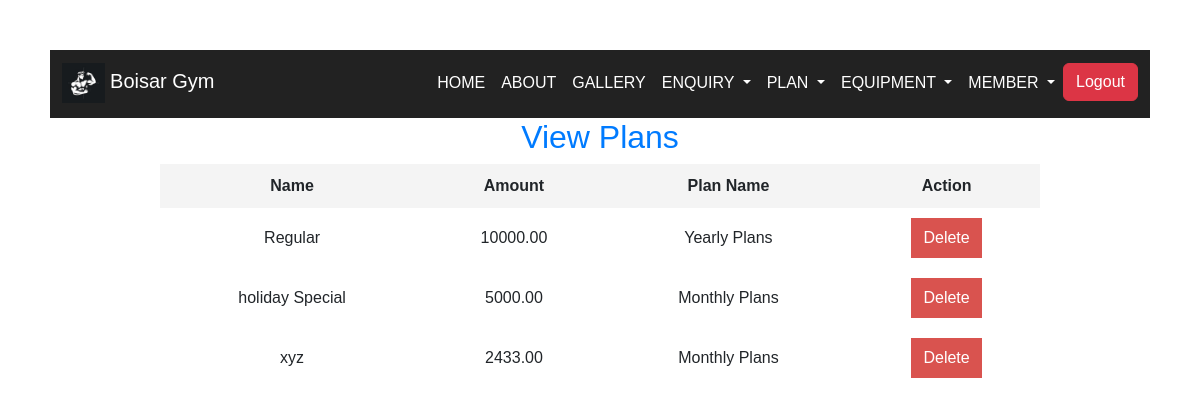
Screenshot of /view_plan/ (signed in) with the database file from the repository.
### project/models.py (models this page shows, shortened)
class add_Plan(models.Model):
    PLAN_CHOICES = [
        ('Yearly Plans', 'Yearly Plans'),
        ('Monthly Plans', 'Monthly Plans'),
    ]
    name = models.CharField(max_length=100)
    amount = models.DecimalField(max_digits=10, decimal_places=2)
    duration = models.CharField(max_length=50,choices=PLAN_CHOICES)

### project/views.py (the view)
# urls.py: path('view_plan/', views.view_plan, name='view_plan'),
@login_required(login_url="admin_login")  # Redirect if not logged in
def view_plan(request):
    plans = add_Plan.objects.all()
    return render(request, 'admin_panel/view_plan.html', {'plans': plans})

### templates/admin_panel/view_plan.html (shortened to what this page needs)
<!DOCTYPE html>
<html lang="en">
  <head>
  </head>
  <body>
    {% include "navbar.html" %} {% block content %} {% endblock %}
    <h2 style="color: #007bff">View Plans</h2>
    <table>
      <thead>
        <tr>
          <th>Name</th>
          <th>Amount</th>
          <th>Plan Name</th>
          <th>Action</th>
        </tr>
      </thead>
      <tbody>
        {% for plan in plans %}
        <tr>
          <td>{{ plan.name }}</td>
          <td>{{ plan.amount }}</td>
          <td>{{ plan.duration }}</td>
          <td>
            <form action="{% url 'delete_plan' plan.id %}" method="POST">
              <button type="submit">Delete</button>
            </form>
          </td>
        </tr>
        {% empty %}
        <tr>
          <td colspan="4">No plans available</td>
        </tr>
        {% endfor %}
      </tbody>
    </table>
  </body>
</html>

### templates/admin_panel/view_plan.html (style rules this page uses)
body { font-family: Arial, sans-serif; margin: 50px; text-align: center; }
table { width: 80%; margin: auto; border-collapse: collapse; }
th, td { border: 1px solid #ddd; padding: 10px; text-align: center; }
th { background-color: #f4f4f4; }
button { background-color: #d9534f; color: white; padding: 8px 12px; border: none; cursor: pointer; border-radius: 5px; }

### templates/admin_panel/navbar.html (style rules this page uses)
body { font-family: Arial, sans-serif; margin: 50px; text-align: center; }

### rows the page displays
add_Plan: name "Regular", amount "10000.00", duration "Yearly Plans"
add_Plan: name "holiday Special", amount "5000.00", duration "Monthly Plans"
add_Plan: name "xyz", amount "2433.00", duration "Monthly Plans"
